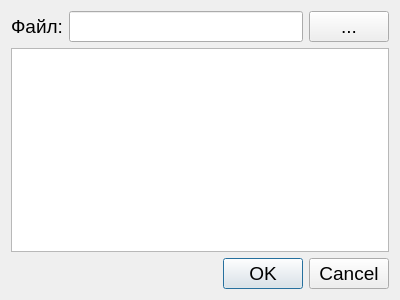
<?xml version="1.0" encoding="UTF-8"?>
<ui version="4.0">
 <class>ExportXLS</class>
 <widget class="QDialog" name="ExportXLS">
  <property name="geometry">
   <rect>
    <x>0</x>
    <y>0</y>
    <width>400</width>
    <height>300</height>
   </rect>
  </property>
  <property name="font">
   <font>
    <pointsize>14</pointsize>
   </font>
  </property>
  <property name="windowTitle">
   <string>Dialog</string>
  </property>
  <layout class="QVBoxLayout" name="verticalLayout">
   <item>
    <layout class="QHBoxLayout" name="horizontalLayout">
     <item>
      <widget class="QLabel" name="label">
       <property name="text">
        <string>Файл:</string>
       </property>
      </widget>
     </item>
     <item>
      <widget class="QLineEdit" name="leFilePath">
       <property name="enabled">
        <bool>true</bool>
       </property>
      </widget>
     </item>
     <item>
      <widget class="QPushButton" name="cmbOpenFile">
       <property name="sizePolicy">
        <sizepolicy hsizetype="Minimum" vsizetype="Minimum">
         <horstretch>0</horstretch>
         <verstretch>0</verstretch>
        </sizepolicy>
       </property>
       <property name="text">
        <string>...</string>
       </property>
      </widget>
     </item>
    </layout>
   </item>
   <item>
    <widget class="QTableView" name="tableView"/>
   </item>
   <item>
    <widget class="QDialogButtonBox" name="buttonBox">
     <property name="orientation">
      <enum>Qt::Horizontal</enum>
     </property>
     <property name="standardButtons">
      <set>QDialogButtonBox::Cancel|QDialogButtonBox::Ok</set>
     </property>
    </widget>
   </item>
  </layout>
 </widget>
 <resources/>
 <connections>
  <connection>
   <sender>buttonBox</sender>
   <signal>accepted()</signal>
   <receiver>ExportXLS</receiver>
   <slot>accept()</slot>
   <hints>
    <hint type="sourcelabel">
     <x>227</x>
     <y>274</y>
    </hint>
    <hint type="destinationlabel">
     <x>157</x>
     <y>274</y>
    </hint>
   </hints>
  </connection>
  <connection>
   <sender>buttonBox</sender>
   <signal>rejected()</signal>
   <receiver>ExportXLS</receiver>
   <slot>reject()</slot>
   <hints>
    <hint type="sourcelabel">
     <x>316</x>
     <y>260</y>
    </hint>
    <hint type="destinationlabel">
     <x>286</x>
     <y>274</y>
    </hint>
   </hints>
  </connection>
  <connection>
   <sender>buttonBox</sender>
   <signal>accepted()</signal>
   <receiver>ExportXLS</receiver>
   <slot>export()</slot>
   <hints>
    <hint type="sourcelabel">
     <x>224</x>
     <y>262</y>
    </hint>
    <hint type="destinationlabel">
     <x>186</x>
     <y>254</y>
    </hint>
   </hints>
  </connection>
  <connection>
   <sender>cmbOpenFile</sender>
   <signal>clicked()</signal>
   <receiver>ExportXLS</receiver>
   <slot>reatXLS()</slot>
   <hints>
    <hint type="sourcelabel">
     <x>347</x>
     <y>15</y>
    </hint>
    <hint type="destinationlabel">
     <x>392</x>
     <y>7</y>
    </hint>
   </hints>
  </connection>
 </connections>
 <slots>
  <slot>reatXLS()</slot>
  <slot>export()</slot>
 </slots>
</ui>
